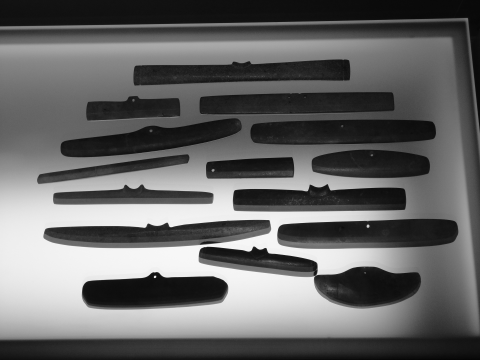
%> input picture Detección Siluetas Figuras Precolombinas/im1615.png, 480 x 360 px
$ octave siluetas_precolombinas_canny.m   (GNU Octave 9; MATLAB toolbox functions it lacks are replaced by stand-ins)
%> lines starting %> are read from the running program, lines starting %| are printed output that depends on the picture; in (x1, y1, x2, y2) boxes, pixels count from 0 and x2, y2 are one past the last pixel; in counts of white or black regions, pixels touching at a corner belong together; the program's own positions count from 1
clc;
clear all;
close all;
BW = imread('im1615.png');
%> BW is the input picture: size 360x480 uint8; min 5, max 248, mean 102.5
% [28 lines of commented-out code are left out]
im2 = edge(BW,'Canny');
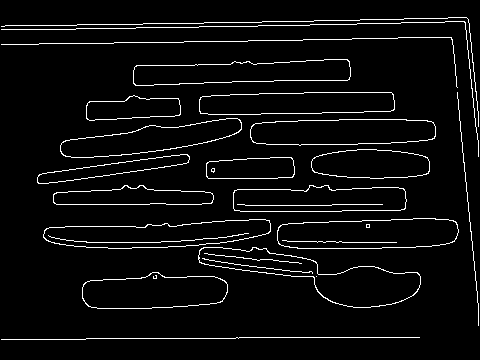
%> im2: size 360x480 logical; 4.8% white in thin lines or dots, all inside (x1, y1, x2, y2) = (1, 17, 479, 340)
%se = [0,1,0;1,1,1;0,1,0];
%se = strel('disk',3);
%im3 = imclose(im2,se);
im3= imfill(im2,'holes');
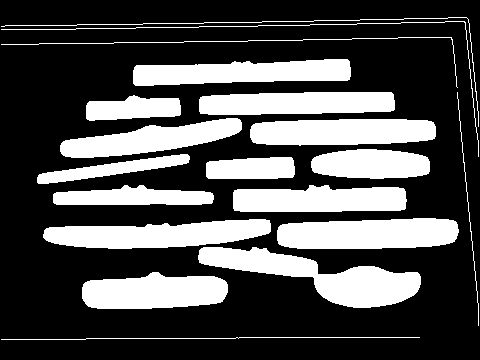
%> im3: size 360x480 logical; 30.9% white; 19 white regions, largest, box (x1, y1, x2, y2) and area: (198, 247, 421, 308) 5808, (277, 218, 459, 249) 4893, (43, 219, 271, 249) 4758
imshow(~im3);

$ run again, with Detección Siluetas Figuras Precolombinas/im1611.png copied over Detección Siluetas Figuras Precolombinas/im1615.png
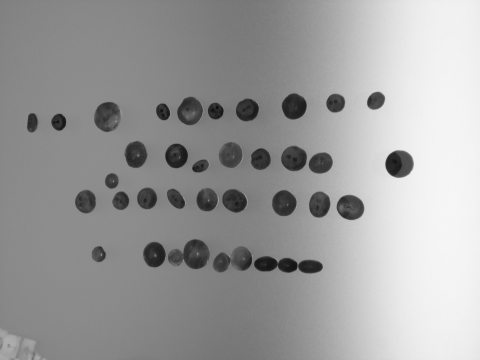
%> input picture Detección Siluetas Figuras Precolombinas/im1611.png, 480 x 360 px
%> BW is the input picture: size 360x480 uint8; min 14, max 246, mean 156.9
%> `im2 = edge(BW,'Canny');`:
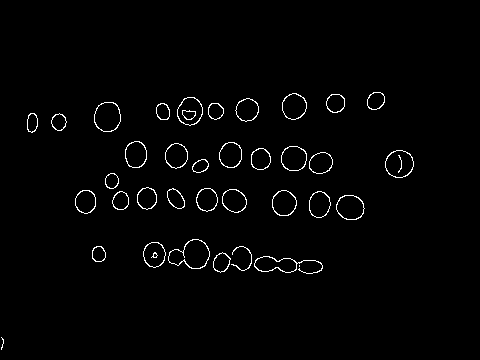
%> im2: size 360x480 logical; 1.6% white in thin lines or dots, all inside (x1, y1, x2, y2) = (1, 92, 414, 350)
%> `im3= imfill(im2,'holes');`:
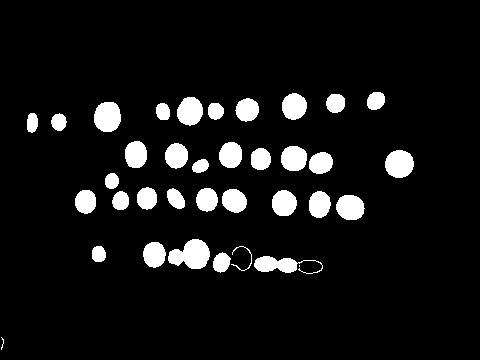
%> im3: size 360x480 logical; 7.8% white; 36 white regions (2 under 20 px), largest, box (x1, y1, x2, y2) and area: (168, 239, 210, 269) 851, (94, 102, 121, 132) 664, (385, 150, 414, 178) 644

$ run again, with Detección Siluetas Figuras Precolombinas/im1613.png copied over Detección Siluetas Figuras Precolombinas/im1615.png
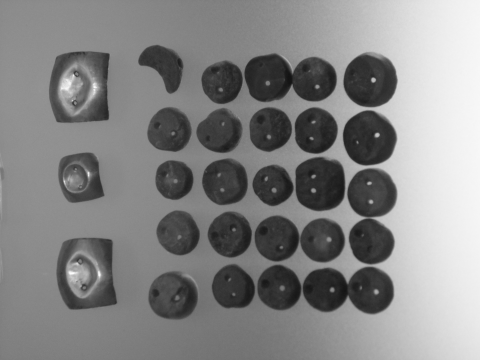
%> input picture Detección Siluetas Figuras Precolombinas/im1613.png, 480 x 360 px
%> BW is the input picture: size 360x480 uint8; min 19, max 253, mean 133
%> `im2 = edge(BW,'Canny');`:
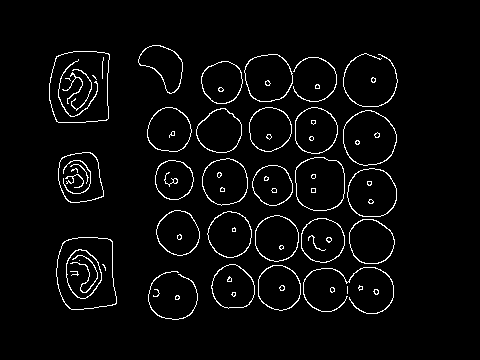
%> im2: size 360x480 logical; 3.6% white in thin lines or dots, all inside (x1, y1, x2, y2) = (49, 45, 398, 320)
%> `im3= imfill(im2,'holes');`:
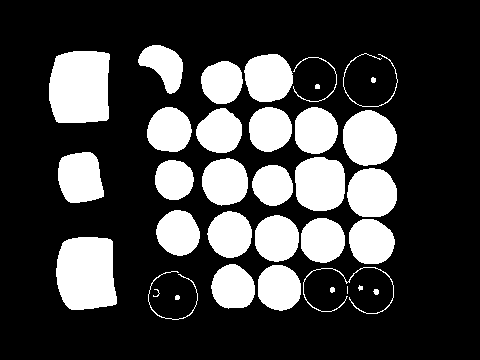
%> im3: size 360x480 logical; 25.3% white; 35 white regions (2 under 20 px), largest, box (x1, y1, x2, y2) and area: (49, 51, 110, 123) 3979, (56, 237, 117, 310) 3826, (343, 110, 397, 166) 2361
